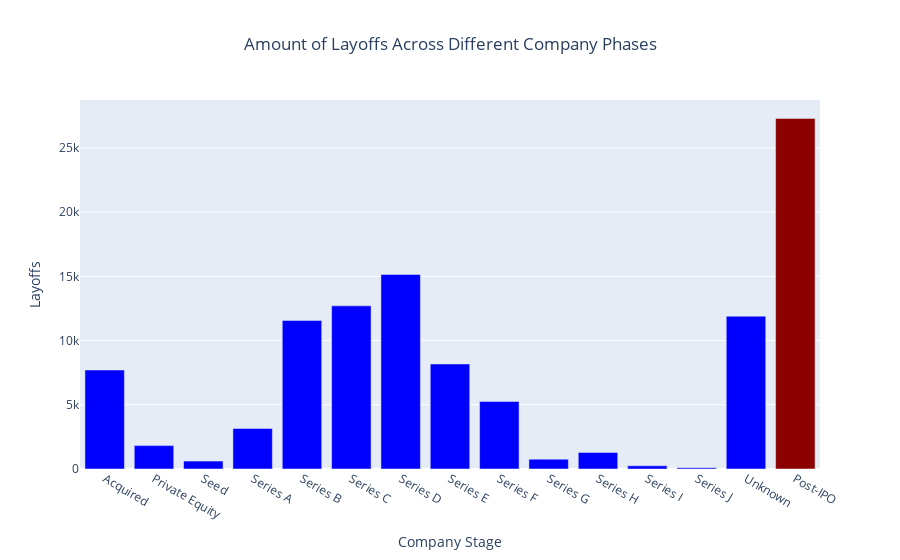

Write notebook code for a chart like this one.
### Markdown cell above
# Company Stages During Layoffs

### Code cell
# Group by stage and sum the layoffs
stage_layoffs = (
    clean_df
    .groupby('Stage')['Layoffs']
    .sum()
    .reset_index()
)

# Find the index of the row with the maximum 'Layoffs'
max_layoffs_index = stage_layoffs['Layoffs'].idxmax()

# Create a color array where only the maximum index is True and everything else False
colors = [i == max_layoffs_index for i in stage_layoffs.index]

# Histogram for distribution of company stages among the layoffs
fig_stage = px.bar(
    stage_layoffs,
    x = 'Stage',
    y = 'Layoffs',
    title = 'Amount of Layoffs Across Different Company Phases',
    color = colors,
    color_discrete_map = {False: 'blue', True: 'darkred'},
    labels = {'Stage': 'Company Stage'}
)

fig_stage.update_layout(title_x = 0.5, showlegend = False)

fig_stage.show()

### Figure 1 — Plotly figure (JSON) as saved in the notebook; plotly's stock layout.template omitted (floating-point values rounded to 4 significant figures)
{"data": [{"alignmentgroup": "True", "hovertemplate": "color=False<br>Company Stage=%{x}<br>Layoffs=%{y}<extra></extra>", "legendgroup": "False", "marker": {"color": "blue", "pattern": {"shape": ""}}, "name": "False", "offsetgroup": "False", "orientation": "v", "showlegend": true, "textposition": "auto", "type": "bar", "x": ["Acquired", "Private Equity", "Seed", "Series A", "Series B", "Series C", "Series D", "Series E", "Series F", "Series G", "Series H", "Series I", "Series J", "Unknown"], "xaxis": "x", "y": [7707, 1820, 614, 3156, 11568, 12702, 15147, 8177, 5264, 765, 1291, 245, 100, 11894], "yaxis": "y"}, {"alignmentgroup": "True", "hovertemplate": "color=True<br>Company Stage=%{x}<br>Layoffs=%{y}<extra></extra>", "legendgroup": "True", "marker": {"color": "darkred", "pattern": {"shape": ""}}, "name": "True", "offsetgroup": "True", "orientation": "v", "showlegend": true, "textposition": "auto", "type": "bar", "x": ["Post-IPO"], "xaxis": "x", "y": [27293], "yaxis": "y"}], "layout": {"barmode": "relative", "legend": {"title": {"text": "color"}, "tracegroupgap": 0}, "showlegend": false, "title": {"text": "Amount of Layoffs Across Different Company Phases", "x": 0.5}, "xaxis": {"anchor": "y", "domain": [0, 1], "title": {"text": "Company Stage"}}, "yaxis": {"anchor": "x", "domain": [0, 1], "title": {"text": "Layoffs"}}}}
